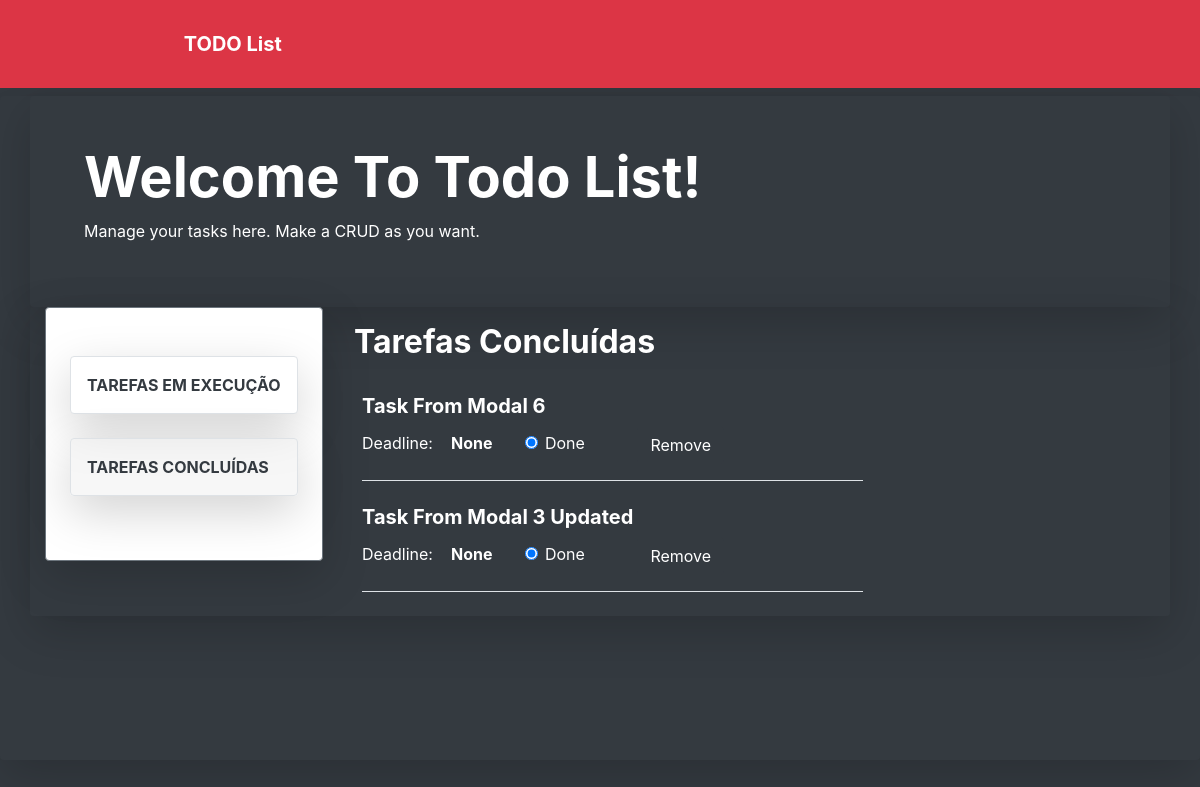
/task_done, run on an earlier commit of the app's database.
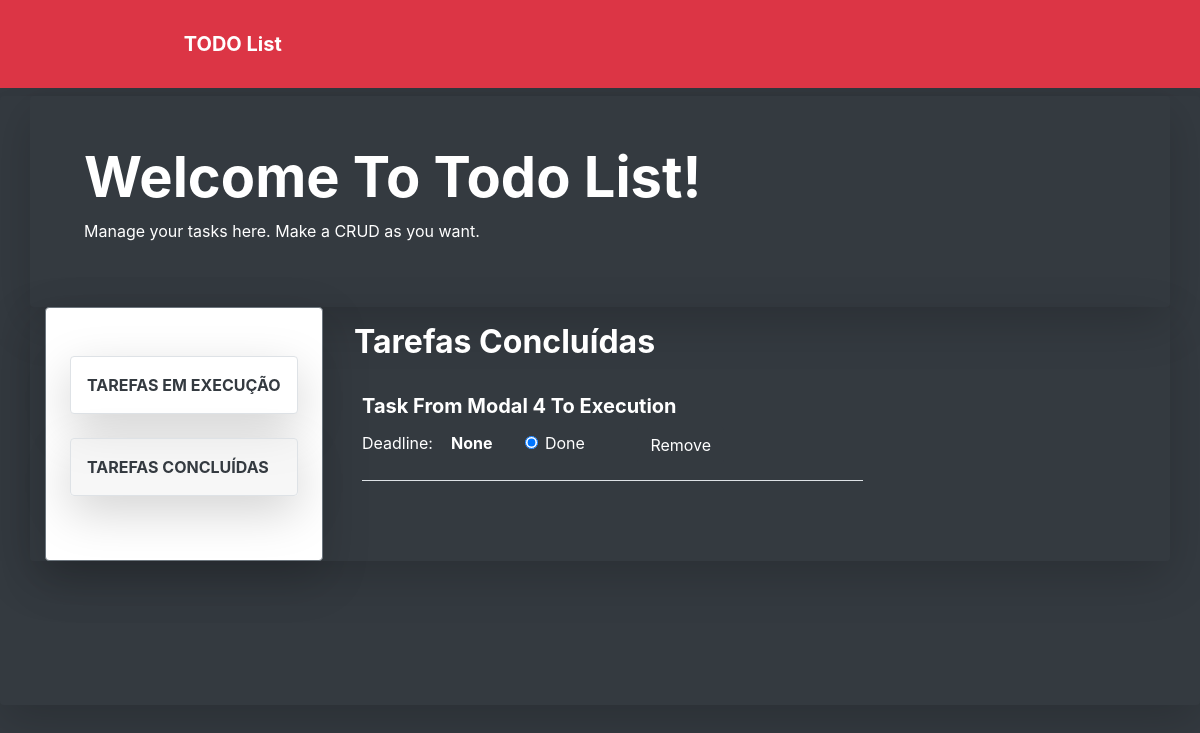
And on a later commit of the database.
### app/models/tables.py (models this page shows, shortened)
class Task(db.Model):
    __tablename__ = 'tasks'
    id = db.Column(db.Integer, primary_key=True)
    task_name = db.Column(db.String)
    description = db.Column(db.Text)
    start_date = db.Column(
        db.String,
        server_default=db.func.now(),
        nullable=False
    )
    done_status = db.Column(db.Boolean, default=False)
    deadline = db.Column(db.String, nullable=True)
    user_id = db.Column(db.Integer, db.ForeignKey('users.id'))
    task_owner = db.relationship('User', foreign_keys=user_id)

### app/controllers/default.py (the view, shortened to what this page needs)
@app.route('/task_done', methods=['GET', 'POST'])
def task_done():
    task_form = TaskForm()
    tasks = Task.query.all()
    return render_template(
        'task_done.html',
        tasks=tasks,
        task_form=task_form
    )

### app/models/forms.py
class TaskForm(FlaskForm):
    taskname = StringField(
        'taskname',
        validators=[DataRequired()]
    )
    description = TextField(
        'description',
        validators=[DataRequired()]
    )
    deadline = StringField(
        'deadline'
    )

### app/templates/task_done.html (shortened to what this page needs)
{% extends 'base-dashboard.html' %}
{% block content %}
<main role="main" class="shadow-lg bg-dark rounded">
    <div class="shadow-lg container bg-dark text-white py-5 rounded">
        <div class="container ml-4">
           <h1 class="display-4 font-weight-bolder text-capitalize">Welcome to todo list!</h1>
           <p>Manage your tasks here. Make a CRUD as you want.</p>
        </div>
    </div>
    <div class="shadow-lg container w-100 row mx-auto rounded">
        <div class="shadow-lg w-25 row border border-secondary py-5 mb-auto ml-0 bg-white rounded">
            <div class="list-group rounded mx-auto my-auto">
                <a class="shadow-lg border list-group-item list-group-item-action text-dark font-weight-bolder text-uppercase p-3 mb-4 rounded" href="{{ url_for('task_doing') }}">tarefas em execução</a>
                <a id="active_done" class="shadow-lg border list-group-item list-group-item-action text-dark font-weight-bolder text-uppercase p-3 mb-3 rounded" href="{{ url_for('task_done') }}">tarefas concluídas</a>
            </div>
        </div>
        <div class="w-75 mx-auto">
            <div id="all-task" class=" row col col-sm-8 col-md-8 col-lg-8 col-xl-8 text-white text-capitalize ml-2">
                <h2 class="display-7 text-white text-capitalize font-weight-bolder mb-3 p-3">Tarefas concluídas</h2>
                {% for t in tasks[::-1] %}
                    {% if t.done_status == True %}
                        <div class="ml-4 text-white text-capitalize w-100 border-bottom mb-4">
                            <a  title="Click to update this task" class="text-decoration-none text-white" href="{{ url_for('task_pre_update', task_id=t.id) }}">
                                <h5><strong>{{ t.task_name }}</strong></h5>
                            </a>
                            <p class="d-inline">Deadline: &nbsp;&nbsp; <strong>None</strong>
                              <form class="d-inline ml-5" method="POST" action="{{ url_for('task_done') }}">
                                  <label class="form-check-label">
                                     <input type="radio" class="form-check-input" name="inputRadio" checked>Done
                                  </label>
                              </form>
                              <form method="POST" action="{{ url_for('task_delete') }}" class="d-inline ml-5" >
                                <button type="submit" class="btn btn-dark">Remove</button>
                              </form>
                            </p>
                        </div>
                    {% endif %}
                {% endfor %}
            </div>
        </div>
        <br><br><br>
    </div>
    <br><br><br>
    <br><br><br>
</main>
{% endblock %}

What changed in the data, as far as the page shows it:
no longer on this page (row edited): Task: task_name "Task From Modal 6"
removed Task: task_name "Task From Modal 3 Updated"
added Task: task_name "Task From Modal 4 To Execution"
